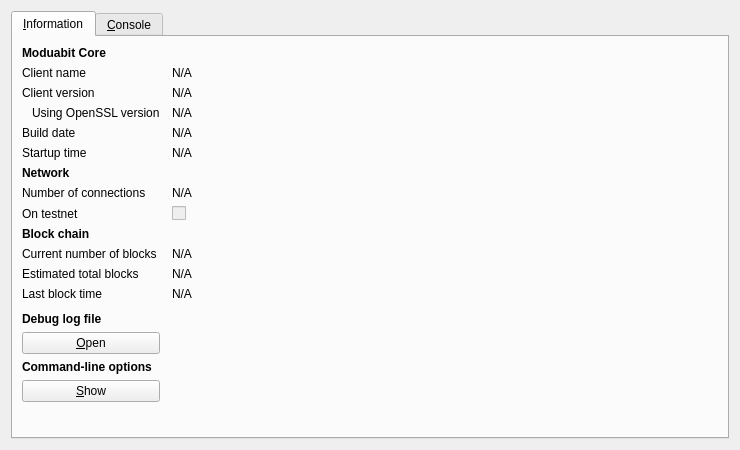
<?xml version="1.0" encoding="UTF-8"?>
<ui version="4.0">
 <class>RPCConsole</class>
 <widget class="QDialog" name="RPCConsole">
  <property name="geometry">
   <rect>
    <x>0</x>
    <y>0</y>
    <width>740</width>
    <height>450</height>
   </rect>
  </property>
  <property name="windowTitle">
   <string>Moduabit - Debug window</string>
  </property>
  <layout class="QVBoxLayout" name="verticalLayout_2">
   <item>
    <widget class="QTabWidget" name="tabWidget">
     <property name="currentIndex">
      <number>0</number>
     </property>
     <widget class="QWidget" name="tab_info">
      <attribute name="title">
       <string>&amp;Information</string>
      </attribute>
      <layout class="QGridLayout" name="gridLayout" columnstretch="0,1">
       <property name="horizontalSpacing">
        <number>12</number>
       </property>
       <item row="0" column="0">
        <widget class="QLabel" name="label_9">
         <property name="font">
          <font>
           <weight>75</weight>
           <bold>true</bold>
          </font>
         </property>
         <property name="text">
          <string>Moduabit Core</string>
         </property>
        </widget>
       </item>
       <item row="1" column="0">
        <widget class="QLabel" name="label_5">
         <property name="text">
          <string>Client name</string>
         </property>
        </widget>
       </item>
       <item row="1" column="1">
        <widget class="QLabel" name="clientName">
         <property name="cursor">
          <cursorShape>IBeamCursor</cursorShape>
         </property>
         <property name="text">
          <string>N/A</string>
         </property>
         <property name="textFormat">
          <enum>Qt::PlainText</enum>
         </property>
         <property name="textInteractionFlags">
          <set>Qt::LinksAccessibleByMouse|Qt::TextSelectableByKeyboard|Qt::TextSelectableByMouse</set>
         </property>
        </widget>
       </item>
       <item row="2" column="0">
        <widget class="QLabel" name="label_6">
         <property name="text">
          <string>Client version</string>
         </property>
        </widget>
       </item>
       <item row="2" column="1">
        <widget class="QLabel" name="clientVersion">
         <property name="cursor">
          <cursorShape>IBeamCursor</cursorShape>
         </property>
         <property name="text">
          <string>N/A</string>
         </property>
         <property name="textFormat">
          <enum>Qt::PlainText</enum>
         </property>
         <property name="textInteractionFlags">
          <set>Qt::LinksAccessibleByMouse|Qt::TextSelectableByKeyboard|Qt::TextSelectableByMouse</set>
         </property>
        </widget>
       </item>
       <item row="3" column="0">
        <widget class="QLabel" name="label_14">
         <property name="text">
          <string>Using OpenSSL version</string>
         </property>
         <property name="indent">
          <number>10</number>
         </property>
        </widget>
       </item>
       <item row="3" column="1">
        <widget class="QLabel" name="openSSLVersion">
         <property name="cursor">
          <cursorShape>IBeamCursor</cursorShape>
         </property>
         <property name="text">
          <string>N/A</string>
         </property>
         <property name="textFormat">
          <enum>Qt::PlainText</enum>
         </property>
         <property name="textInteractionFlags">
          <set>Qt::LinksAccessibleByMouse|Qt::TextSelectableByKeyboard|Qt::TextSelectableByMouse</set>
         </property>
        </widget>
       </item>
       <item row="4" column="0">
        <widget class="QLabel" name="label_12">
         <property name="text">
          <string>Build date</string>
         </property>
        </widget>
       </item>
       <item row="4" column="1">
        <widget class="QLabel" name="buildDate">
         <property name="cursor">
          <cursorShape>IBeamCursor</cursorShape>
         </property>
         <property name="text">
          <string>N/A</string>
         </property>
         <property name="textFormat">
          <enum>Qt::PlainText</enum>
         </property>
         <property name="textInteractionFlags">
          <set>Qt::LinksAccessibleByMouse|Qt::TextSelectableByKeyboard|Qt::TextSelectableByMouse</set>
         </property>
        </widget>
       </item>
       <item row="5" column="0">
        <widget class="QLabel" name="label_13">
         <property name="text">
          <string>Startup time</string>
         </property>
        </widget>
       </item>
       <item row="5" column="1">
        <widget class="QLabel" name="startupTime">
         <property name="cursor">
          <cursorShape>IBeamCursor</cursorShape>
         </property>
         <property name="text">
          <string>N/A</string>
         </property>
         <property name="textFormat">
          <enum>Qt::PlainText</enum>
         </property>
         <property name="textInteractionFlags">
          <set>Qt::LinksAccessibleByMouse|Qt::TextSelectableByKeyboard|Qt::TextSelectableByMouse</set>
         </property>
        </widget>
       </item>
       <item row="6" column="0">
        <widget class="QLabel" name="label_11">
         <property name="font">
          <font>
           <weight>75</weight>
           <bold>true</bold>
          </font>
         </property>
         <property name="text">
          <string>Network</string>
         </property>
        </widget>
       </item>
       <item row="7" column="0">
        <widget class="QLabel" name="label_7">
         <property name="text">
          <string>Number of connections</string>
         </property>
        </widget>
       </item>
       <item row="7" column="1">
        <widget class="QLabel" name="numberOfConnections">
         <property name="cursor">
          <cursorShape>IBeamCursor</cursorShape>
         </property>
         <property name="text">
          <string>N/A</string>
         </property>
         <property name="textFormat">
          <enum>Qt::PlainText</enum>
         </property>
         <property name="textInteractionFlags">
          <set>Qt::LinksAccessibleByMouse|Qt::TextSelectableByKeyboard|Qt::TextSelectableByMouse</set>
         </property>
        </widget>
       </item>
       <item row="8" column="0">
        <widget class="QLabel" name="label_8">
         <property name="text">
          <string>On testnet</string>
         </property>
        </widget>
       </item>
       <item row="8" column="1">
        <widget class="QCheckBox" name="isTestNet">
         <property name="enabled">
          <bool>false</bool>
         </property>
         <property name="text">
          <string/>
         </property>
        </widget>
       </item>
       <item row="9" column="0">
        <widget class="QLabel" name="label_10">
         <property name="font">
          <font>
           <weight>75</weight>
           <bold>true</bold>
          </font>
         </property>
         <property name="text">
          <string>Block chain</string>
         </property>
        </widget>
       </item>
       <item row="10" column="0">
        <widget class="QLabel" name="label_3">
         <property name="text">
          <string>Current number of blocks</string>
         </property>
        </widget>
       </item>
       <item row="10" column="1">
        <widget class="QLabel" name="numberOfBlocks">
         <property name="cursor">
          <cursorShape>IBeamCursor</cursorShape>
         </property>
         <property name="text">
          <string>N/A</string>
         </property>
         <property name="textFormat">
          <enum>Qt::PlainText</enum>
         </property>
         <property name="textInteractionFlags">
          <set>Qt::LinksAccessibleByMouse|Qt::TextSelectableByKeyboard|Qt::TextSelectableByMouse</set>
         </property>
        </widget>
       </item>
       <item row="11" column="0">
        <widget class="QLabel" name="label_4">
         <property name="text">
          <string>Estimated total blocks</string>
         </property>
        </widget>
       </item>
       <item row="11" column="1">
        <widget class="QLabel" name="totalBlocks">
         <property name="cursor">
          <cursorShape>IBeamCursor</cursorShape>
         </property>
         <property name="text">
          <string>N/A</string>
         </property>
         <property name="textFormat">
          <enum>Qt::PlainText</enum>
         </property>
         <property name="textInteractionFlags">
          <set>Qt::LinksAccessibleByMouse|Qt::TextSelectableByKeyboard|Qt::TextSelectableByMouse</set>
         </property>
        </widget>
       </item>
       <item row="12" column="0">
        <widget class="QLabel" name="label_2">
         <property name="text">
          <string>Last block time</string>
         </property>
        </widget>
       </item>
       <item row="12" column="1">
        <widget class="QLabel" name="lastBlockTime">
         <property name="cursor">
          <cursorShape>IBeamCursor</cursorShape>
         </property>
         <property name="text">
          <string>N/A</string>
         </property>
         <property name="textFormat">
          <enum>Qt::PlainText</enum>
         </property>
         <property name="textInteractionFlags">
          <set>Qt::LinksAccessibleByMouse|Qt::TextSelectableByKeyboard|Qt::TextSelectableByMouse</set>
         </property>
        </widget>
       </item>
       <item row="13" column="0">
        <spacer name="verticalSpacer_2">
         <property name="orientation">
          <enum>Qt::Vertical</enum>
         </property>
         <property name="sizeHint" stdset="0">
          <size>
           <width>20</width>
           <height>20</height>
          </size>
         </property>
        </spacer>
       </item>
       <item row="14" column="0">
        <widget class="QLabel" name="labelDebugLogfile">
         <property name="font">
          <font>
           <weight>75</weight>
           <bold>true</bold>
          </font>
         </property>
         <property name="text">
          <string>Debug log file</string>
         </property>
        </widget>
       </item>
       <item row="15" column="0">
        <widget class="QPushButton" name="openDebugLogfileButton">
         <property name="toolTip">
          <string>Open the Moduabit debug log file from the current data directory. This can take a few seconds for large log files.</string>
         </property>
         <property name="text">
          <string>&amp;Open</string>
         </property>
         <property name="autoDefault">
          <bool>false</bool>
         </property>
        </widget>
       </item>
       <item row="16" column="0">
        <widget class="QLabel" name="labelCLOptions">
         <property name="font">
          <font>
           <weight>75</weight>
           <bold>true</bold>
          </font>
         </property>
         <property name="text">
          <string>Command-line options</string>
         </property>
        </widget>
       </item>
       <item row="17" column="0">
        <widget class="QPushButton" name="showCLOptionsButton">
         <property name="toolTip">
          <string>Show the Moduabit-Qt help message to get a list with possible Moduabit command-line options.</string>
         </property>
         <property name="text">
          <string>&amp;Show</string>
         </property>
         <property name="autoDefault">
          <bool>false</bool>
         </property>
        </widget>
       </item>
       <item row="18" column="0">
        <spacer name="verticalSpacer">
         <property name="orientation">
          <enum>Qt::Vertical</enum>
         </property>
         <property name="sizeHint" stdset="0">
          <size>
           <width>20</width>
           <height>40</height>
          </size>
         </property>
        </spacer>
       </item>
      </layout>
     </widget>
     <widget class="QWidget" name="tab_console">
      <attribute name="title">
       <string>&amp;Console</string>
      </attribute>
      <layout class="QVBoxLayout" name="verticalLayout_3">
       <property name="spacing">
        <number>3</number>
       </property>
       <item>
        <widget class="QTextEdit" name="messagesWidget">
         <property name="minimumSize">
          <size>
           <width>0</width>
           <height>100</height>
          </size>
         </property>
         <property name="readOnly">
          <bool>true</bool>
         </property>
         <property name="tabKeyNavigation" stdset="0">
          <bool>false</bool>
         </property>
         <property name="columnCount" stdset="0">
          <number>2</number>
         </property>
        </widget>
       </item>
       <item>
        <layout class="QHBoxLayout" name="horizontalLayout">
         <property name="spacing">
          <number>3</number>
         </property>
         <item>
          <widget class="QLabel" name="label">
           <property name="text">
            <string notr="true">&gt;</string>
           </property>
          </widget>
         </item>
         <item>
          <widget class="QLineEdit" name="lineEdit"/>
         </item>
         <item>
          <widget class="QPushButton" name="clearButton">
           <property name="maximumSize">
            <size>
             <width>24</width>
             <height>24</height>
            </size>
           </property>
           <property name="toolTip">
            <string>Clear console</string>
           </property>
           <property name="text">
            <string/>
           </property>
           <property name="icon">
            <iconset resource="../bitcoin.qrc">
             <normaloff>:/icons/remove</normaloff>:/icons/remove</iconset>
           </property>
           <property name="shortcut">
            <string notr="true">Ctrl+L</string>
           </property>
           <property name="autoDefault">
            <bool>false</bool>
           </property>
          </widget>
         </item>
        </layout>
       </item>
      </layout>
     </widget>
    </widget>
   </item>
  </layout>
 </widget>
 <resources>
  <include location="../bitcoin.qrc"/>
 </resources>
 <connections/>
</ui>
